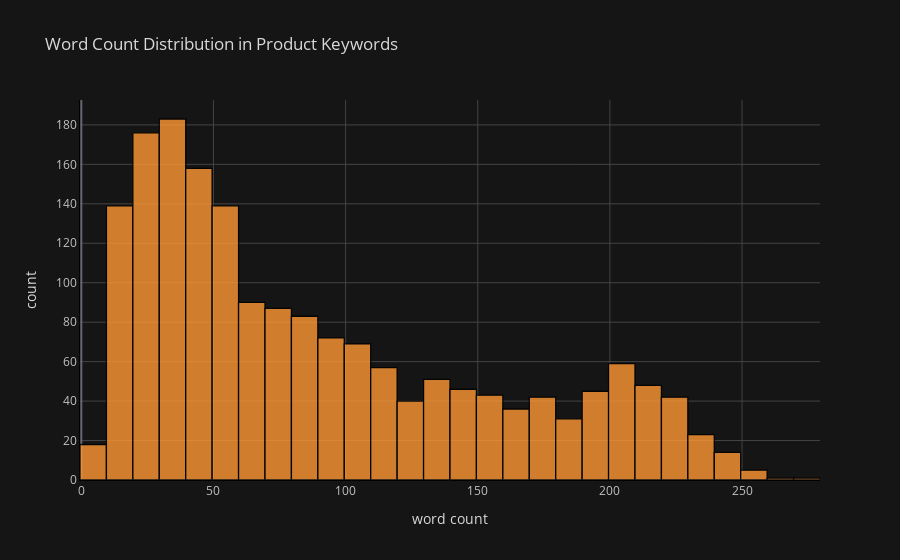

Here is the notebook cell this chart was saved with:
### Code cell
df['word_count'].iplot(
    kind='hist',
    bins = 50,
    linecolor='black',
    xTitle='word count',
    yTitle='count',
    title='Word Count Distribution in Product Keywords')

### Figure 1 — Plotly figure (JSON) as saved in the notebook; plotly's stock layout.template omitted (floating-point values rounded to 4 significant figures; data arrays with more than 128 entries replaced by an {"elided": "..."} marker saying what was removed)
{"data": [{"histfunc": "count", "histnorm": "", "marker": {"color": "rgba(255, 153, 51, 1.0)", "line": {"color": "#000000", "width": 1.3}}, "name": "word_count", "nbinsx": 50, "opacity": 0.8, "orientation": "v", "type": "histogram", "x": {"elided": "1798 int values"}}], "layout": {"barmode": "overlay", "legend": {"bgcolor": "#151516", "font": {"color": "#D9D9D9"}}, "paper_bgcolor": "#151516", "plot_bgcolor": "#151516", "title": {"font": {"color": "#D9D9D9"}, "text": "Word Count Distribution in Product Keywords"}, "xaxis": {"gridcolor": "#434343", "linecolor": "black", "showgrid": true, "tickfont": {"color": "#C2C2C2"}, "title": {"font": {"color": "#D9D9D9"}, "text": "word count"}, "zerolinecolor": "#666570"}, "yaxis": {"gridcolor": "#434343", "linecolor": "black", "showgrid": true, "tickfont": {"color": "#C2C2C2"}, "title": {"font": {"color": "#D9D9D9"}, "text": "count"}, "zerolinecolor": "#666570"}}}
